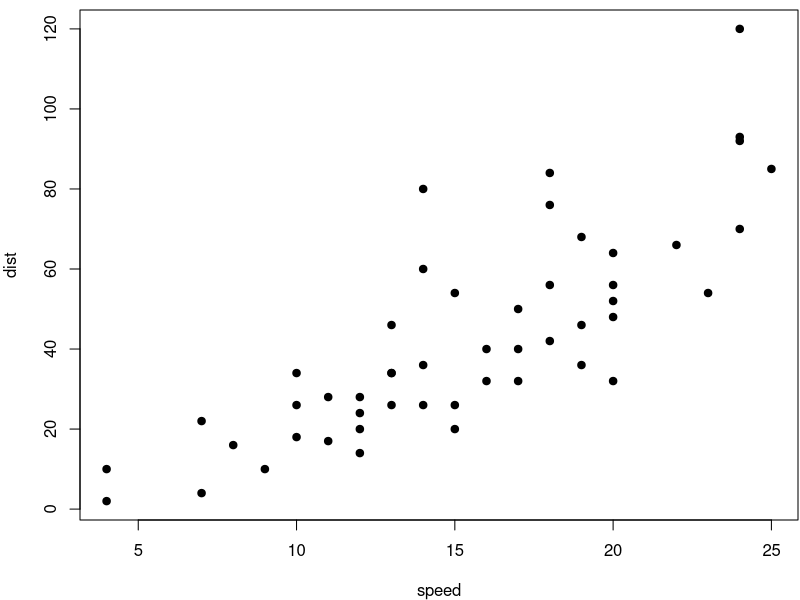
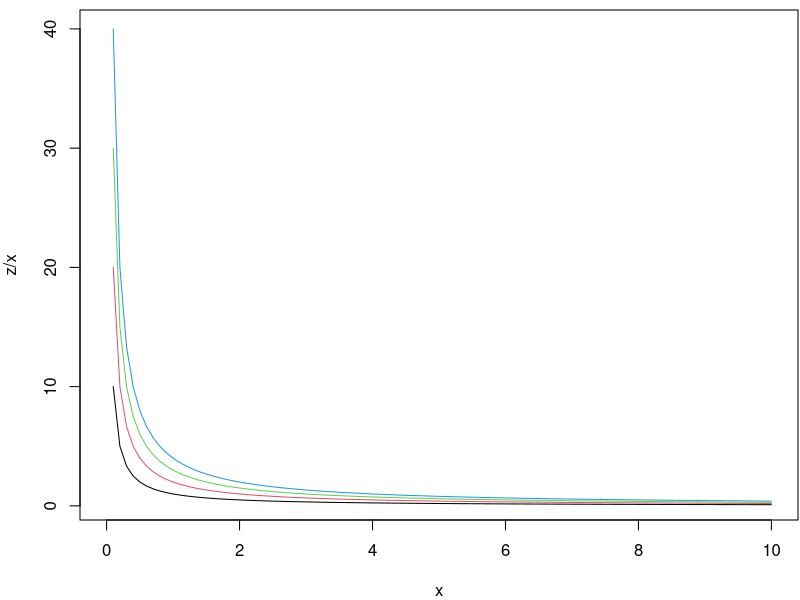

Write R code to recreate these figures, in order.
## ---- chunk 1
knitr::kable(head(mtcars), caption = 'A boring table.')
## ---- chunk 2
par(mar = c(4, 4, .5, .1))
plot(cars, pch = 19)
for (z in 4:1) curve(z/x, 0, 10, add = z < 4, col = z)
